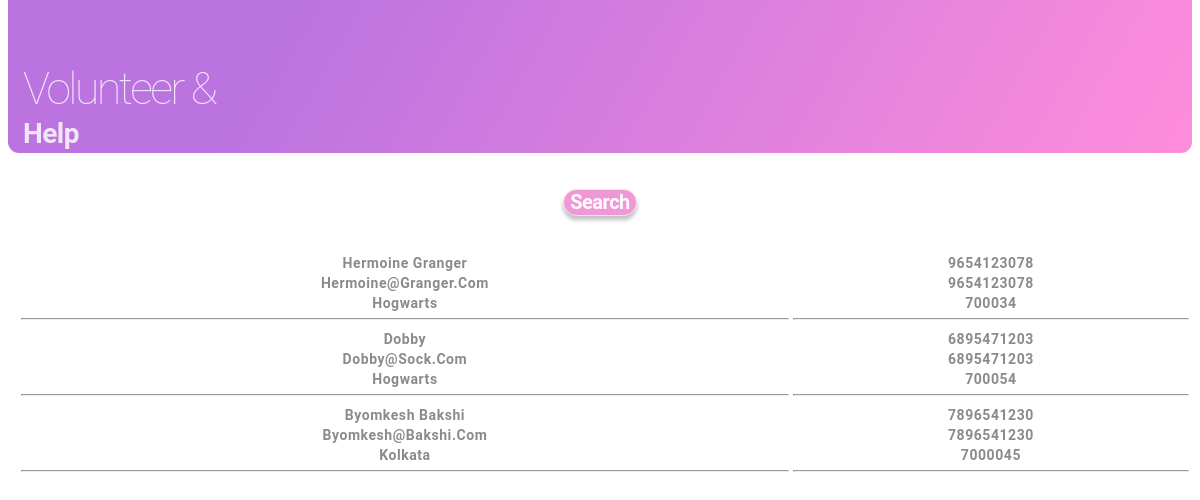
Screenshot of /floatVolunteer/ with the database file from the repository.
### AidLink/models.py (models this page shows)
class Volunteers(models.Model): #floatVolunteers
    volunteer_id=models.BigAutoField(primary_key=True)
    name = models.CharField(max_length=30)
    address=models.CharField(max_length=50)
    pincode=models.CharField(max_length=10,default="700035")
    contact_Call=models.CharField(max_length=10)
    contact_WA=models.CharField(max_length=10)
    email=models.CharField(max_length=25)

### AidLink/views.py (the view)
# urls.py: path('floatVolunteer/',views.floatVolunteers,name="floatVolunteers"),
def floatVolunteers(request):
    List=[]
    res = Resource.objects.filter(res_type="8")
    for r in res:
        result={}
        id=r.volunteers_id
        rec=Volunteers.objects.get(volunteer_id=id)
        result['name']=rec.name
        result['address']=rec.address
        result['pincode']=rec.pincode
        result['contact_Call']=rec.contact_Call
        result['contact_WA']=rec.contact_WA
        result['email']=rec.email
        List.append(result)
    return render(request,'AidLink/floatVolunteers.html',{
        'List':List
    })

### AidLink/templates/AidLink/floatVolunteers.html
{% extends "AidLink/white.html" %}
{% block content %}
<div class="headerVolunteer">
    <br>
    <br>
    <br>
    <div class="volunteer1">Volunteer &</div>
    <div class="volunteer2">Help</div>
</div>
<br>
<br>
<center>
    <button> Search </button>
</center>
<br>
<br>
<div style="overflow-x:auto;">
    <table class="resultList">
        {% for res in List %}
        <tr>
            <td>{{res.name}}</td>
            <td>{{res.contact_Call}}</td>
        </tr>
        <tr>
            <td>{{res.email}}</td>
                <td>{{res.contact_WA}}</td>
        </tr>
        <tr>
            <td>{{res.address}}<hr></td>
        <td>{{res.pincode}}<hr></td>
        </tr>
{% endfor %}
</table>
</div>
{% endblock %}

### AidLink/templates/AidLink/white.html (shortened to what this page needs)
<!DOCTYPE html>
<html>
    <head>
        {% load static %}
        <link rel="stylesheet" type="text/css" href="{% static '/AidLink/indexWhiteStyle.css' %}">
    </head>
<body>
    {% block content %}
    {% endblock %}
    </body>
    </html>

### AidLink/static/AidLink/indexWhiteStyle.css (style rules this page uses)
.headerVolunteer { margin-top: -10%; padding-top: 10%; height: 30%; width:100%; background: linear-gradient(119.57deg, #BB73E0 26.45%, rgba(255, 255, 255, 0) 100%), #FF8DDB; mix-blend-mode: normal; border-radius: 11px; }
.volunteer1 { padding-left: 15px; font-family: Roboto; font-style: normal; font-weight: 100; font-size: 45px; line-height: 53px; letter-spacing: -0.06em; text-transform: capitalize; color: rgba(255, 255, 255, 0.81); mix-blend-mode: lighten; }
.volunteer2 { padding-left: 15px; font-family: Roboto; font-style: normal; font-weight: 600; font-size: 28px; line-height: 38px; letter-spacing: -0.02em; text-transform: capitalize; color: rgba(255, 255, 255, 0.81); mix-blend-mode: lighten; }
button { background: #F098D5; border: 1px solid #FDDDEC; box-sizing: border-box; box-shadow: 0px 4px 4px rgba(0, 0, 0, 0.25); border-radius: 20px; font-family: Roboto; font-style: normal; font-weight: bold; font-size: 20px; line-height: 23px; display: flex; align-items: center; text-align: center; letter-spacing: -0.025em; text-transform: capitalize; color: rgba(255, 255, 255, 0.97); }
.resultList { text-align: center; padding-left: 10px; width:100%; font-family: Roboto; font-style: normal; font-weight: bold; font-size: 14px; line-height: 16px; letter-spacing: 0.04em; text-transform: capitalize; color: rgba(0, 0, 0, 0.46); }

### rows the page displays
Volunteers: name "Hermoine Granger", contact_Call "9654123078", email "Hermoine@granger.com", contact_WA "9654123078", address "Hogwarts", pincode "700034"
Volunteers: name "Dobby", contact_Call "6895471203", email "Dobby@sock.com", contact_WA "6895471203", address "Hogwarts", pincode "700054"
Volunteers: name "Byomkesh Bakshi", contact_Call "7896541230", email "Byomkesh@bakshi.com", contact_WA "7896541230", address "Kolkata", pincode "7000045"
